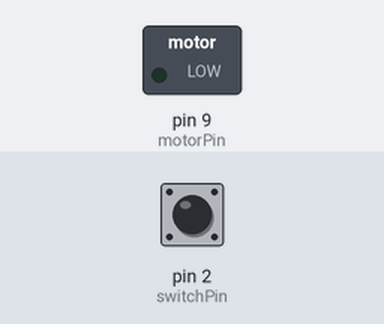
This sketch was run on a simulated Arduino Uno, built with avr-gcc and run on an emulated ATmega328P. On the bench: switched loads named in the sketch (green lamp = pin HIGH). The test bench sets the inputs (shaded band); at power-on: pin 2 (switchPin) LOW.

Above: at 1.2 s.
1.3 s: pin 2 (switchPin) pulled HIGH for 0.15 s
At 1.37 s:
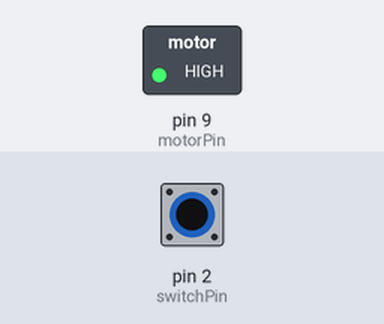
2.9 s: pin 2 (switchPin) pulled HIGH for 3.2 s
At 7.5 s:
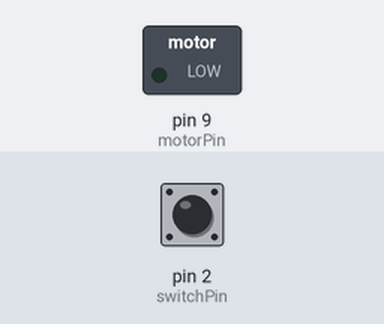
Timing chart, 0 to 9.0 s (numbered marks = the images above; inputs shaded):
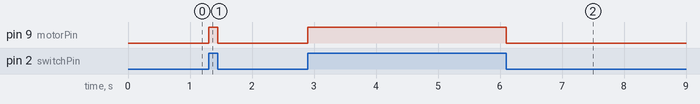

The sketch:

DCMotor.ino
```cpp
const int switchPin = 2;
const int motorPin = 9;
int switchState = 0;
void setup() {
  pinMode(motorPin, OUTPUT);
  pinMode(switchPin, INPUT);
}

void loop() {
  //Get whether the pushbutton is currently being pressed or not (0=no 1=yes)
  switchState = digitalRead(switchPin);
  //if it is being pushed, then supply power to the gate pin on the transistor, closing the circuit
  if(switchState == HIGH)
    digitalWrite(motorPin, HIGH);
  //else close the gate and open the circuit
  else
    digitalWrite(motorPin, LOW);
}
```

Measured:
- after the input at 1.3 s, pin 9 (motorPin): LOW → HIGH at once, → LOW 0.15 s later
- after the input at 2.9 s, pin 9 (motorPin): LOW → HIGH at once, → LOW 3.2 s later
